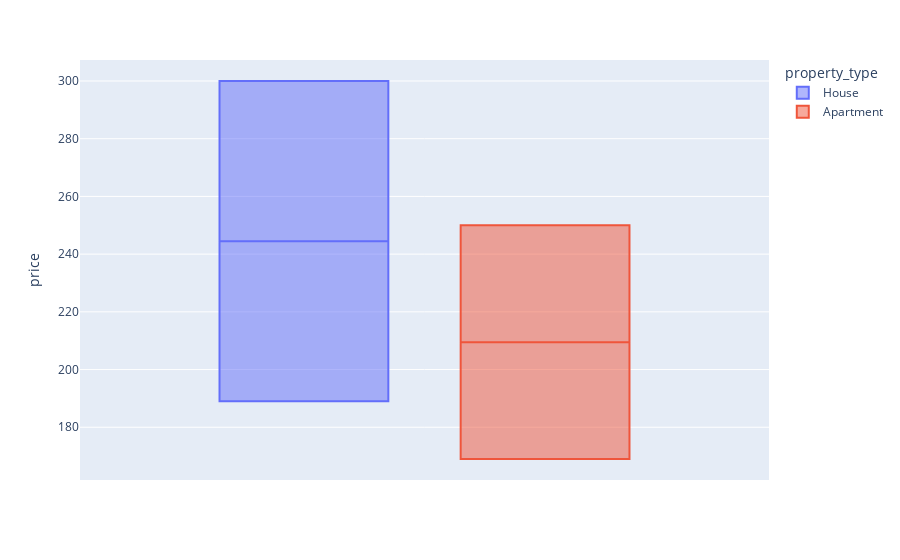

Here is the notebook cell this chart was saved with:
### Code cell
fig = px.box(calendario_precio[calendario_precio["date"]=="2016-07-23"], y="price", color="property_type")
fig.show()

### Figure 1 — Plotly figure (JSON) as saved in the notebook; plotly's stock layout.template omitted (floating-point values rounded to 4 significant figures)
{"data": [{"alignmentgroup": "True", "hovertemplate": "property_type=House<br>price=%{y}<extra></extra>", "legendgroup": "House", "marker": {"color": "#636efa"}, "name": "House", "notched": false, "offsetgroup": "House", "orientation": "v", "showlegend": true, "type": "box", "x0": " ", "xaxis": "x", "y": [300, 189], "y0": " ", "yaxis": "y"}, {"alignmentgroup": "True", "hovertemplate": "property_type=Apartment<br>price=%{y}<extra></extra>", "legendgroup": "Apartment", "marker": {"color": "#EF553B"}, "name": "Apartment", "notched": false, "offsetgroup": "Apartment", "orientation": "v", "showlegend": true, "type": "box", "x0": " ", "xaxis": "x", "y": [169, 250], "y0": " ", "yaxis": "y"}], "layout": {"boxmode": "group", "legend": {"title": {"text": "property_type"}, "tracegroupgap": 0}, "margin": {"t": 60}, "xaxis": {"anchor": "y", "domain": [0, 1]}, "yaxis": {"anchor": "x", "domain": [0, 1], "title": {"text": "price"}}}}
